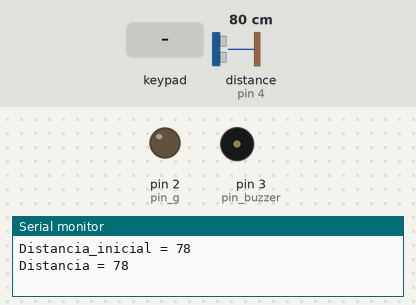
Bench run of a sketch on a simulated Arduino Uno, built with avr-gcc and run on an emulated ATmega328P. Shown: output pins drawn as LEDs (lit = HIGH), buzzer (waves = sounding), the last lines printed to the serial monitor. Wiring (inferred from the names in the program): ultrasonic range finder: trigger pin 5; echo pin 4. The test bench sets the inputs (shaded band); at power-on: distance to the obstacle (sensor on pin 4) 80 cm. The echo pulse lasts 58.3 µs per cm; EEPROM starts erased; pins used as bus, display or sensor lines are not drawn.

Above: at 1.2 s.
1.3 s: distance to the obstacle (sensor on pin 4) set to 70 cm
At 2.8 s:
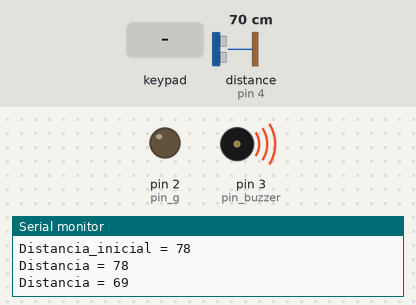
5.4 s: key '*' pressed
At 6.4 s:
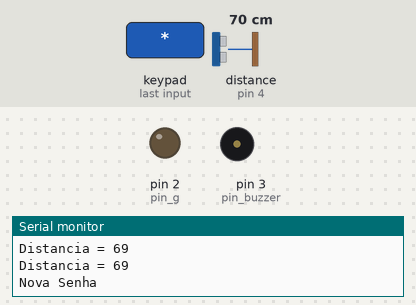
6.9 s: keypad keys 6 7 8 9 # pressed 0.4 s apart
At 8.6 s:
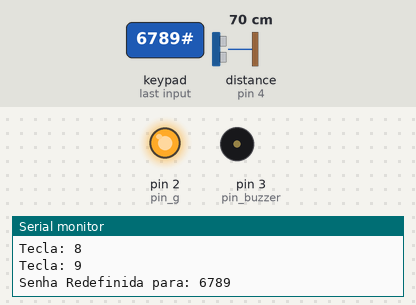
Timing chart, 0 to 17.7 s (numbered marks = the images above; inputs shaded):
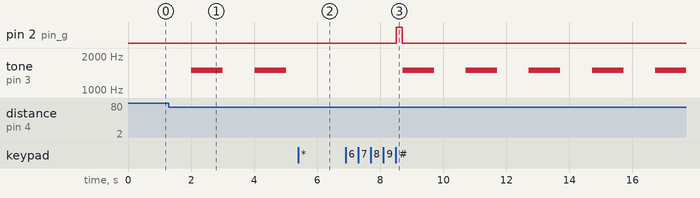

The sketch:

Treinamento_CDA.ino
```cpp
#include <Keypad.h>
#include <EEPROM.h>

#define pin_r 1
#define pin_g 2
#define pin_buzzer 3
#define sensor_echo 4
#define sensor_trig 5
#define buzzer 3

char aux = '0';

unsigned long inicial = millis();
unsigned long fim = millis();
unsigned long intervalo;

const byte colunas = 4;
const byte linhas = 4;

char chaves[linhas][colunas] = {
  {'1','2','3','A'},
  {'4','5','6','B'},
  {'7','8','9','C'},
  {'*','0','#','D'}
  };

byte linhas_pinos[linhas] = {6,7,8,9};
byte colunas_pinos[colunas] = {10,11,12,13};

long duracao;
long duracao_ini;
int distancia_inicial;
int distancia;

int dist_init(long duracao);

int senha = 0;

Keypad teclado = Keypad(makeKeymap(chaves),linhas_pinos,colunas_pinos,linhas,colunas);

void setup() {
  // put your setup code here, to run once:
  Serial.begin(9600);
  pinMode(pin_r, OUTPUT);
  pinMode(pin_g, OUTPUT);
  pinMode(pin_buzzer, OUTPUT);
  pinMode(sensor_echo, INPUT);
  pinMode(sensor_trig, OUTPUT);

  distancia_inicial = dist_init(duracao_ini);

  for(int i = 0; i < 4; i++){
    EEPROM.write(i,aux);
    }

}

void loop() {
  // put your main code here, to run repeatedly:
  fim = millis();
  intervalo = fim - inicial;
  digitalWrite(pin_r, LOW);
  digitalWrite(pin_g, LOW);


  if(intervalo < 1000){
  if(teclado.getKey() == '*'){
    Serial.println("Nova Senha");
    senhaNova();
    digitalWrite(pin_r, HIGH);
    digitalWrite(pin_g, HIGH);
    delay(200);
    }
  else if(teclado.getKey() == '#'){
    Serial.println("Nova Tentativa");
    tentativa();
    }
  }
else{
 digitalWrite(sensor_trig, LOW);
 delayMicroseconds(2);
 digitalWrite(sensor_trig, HIGH);
 delayMicroseconds(10);
 digitalWrite(sensor_trig, LOW);
 duracao = pulseIn(sensor_echo, HIGH);
  distancia = duracao*0.034/2;
  Serial.print("Distancia = ");
  Serial.println(distancia);

  if(distancia < distancia_inicial - 5){
    if(senha){
      senha = 0;
      delay(5000);
      }
    else{
      digitalWrite(pin_r, HIGH);
      tone(buzzer,1500);
      delay(1000);
      noTone(buzzer);
      }
    }
 inicial = millis();
}


}

int dist_init(long duracao) {

  digitalWrite(sensor_trig, LOW);
  delayMicroseconds(2);
  digitalWrite(sensor_trig, HIGH);
  delayMicroseconds(10);
  digitalWrite(sensor_trig, LOW);

  duracao = pulseIn(sensor_echo, HIGH);
  int distancia_inicial = duracao*0.034/2;
  Serial.print("Distancia_inicial = ");
  Serial.println(distancia_inicial);
  return distancia_inicial;

  }

void senhaNova(){
  int i = 0;
  String s = "";
  while(i <= 4){
    char tecla = teclado.getKey();
    if(tecla){
    if(tecla != '#' && tecla != '*' && i < 4){
    Serial.print("Tecla: ");
    Serial.println(tecla);
    EEPROM.write(i,tecla);
    s+= tecla;
    i++;
    }
    else if (tecla == '*' && i > 0){
     Serial.print("Retirando ");
     char r = EEPROM.read(i-1);
     Serial.println(r);
     s.remove(i-1);
     i--;
      }
    else if (tecla == '#' && i < 4){
      Serial.println("Caractere Inválido");
      }
    else if (tecla == '#' && i == 4){
      i++;
    }
    }
    }
   Serial.print("Senha Redefinida para: ");
   Serial.println(s);
  }


void tentativa(){
  int i = 0;
  int correto = 0;
  while(i <= 4){
    char tecla = teclado.getKey();
    if (tecla){
    if (tecla != '#' && tecla != '*'){
    Serial.print("Tentativa:" );
    Serial.println(tecla);
    if(tecla != EEPROM.read(i)){
      Serial.println("Senha Incorreta");
      break;
      }
    else{
      correto++;
      }
    i++;
    }
    else if (tecla == '*' && i > 0){
     Serial.print("Retirando ");
     char r = EEPROM.read(i-1);
     Serial.println(r);
     i--;
      }
    else if (tecla == '#' && i < 4){
      Serial.println("Caractere Inválido");
      }
    else if (tecla == '#' && i == 4){
      i++;
    }
    }

    }
  if(correto == 4){
    Serial.println("Senha Correta");
    senha = 1;
    digitalWrite(pin_g, HIGH);
        delay(200);
    }
  }
```

Measured:
- the behaviour switches between 74 and 73 cm on distance to the obstacle (sensor on pin 4) (found by bisection; images 0 and 1)
- after the input at 1.3 s, tone on pin 3 (pin_buzzer): alternates 1500 Hz for 1.0 s and silent for 1.0 s, starting after 0.71 s
- after the input at 5.4 s, tone on pin 3 (pin_buzzer): stays silent (without the input it goes to 1500 Hz after 0.62 s)
- after the input at 6.9 s, pin 2 (pin_g): LOW → HIGH after 1.6 s, → LOW 0.20 s later; tone on pin 3 (pin_buzzer): alternates 1500 Hz for 1.0 s and silent for 1.0 s, starting after 1.8 s
